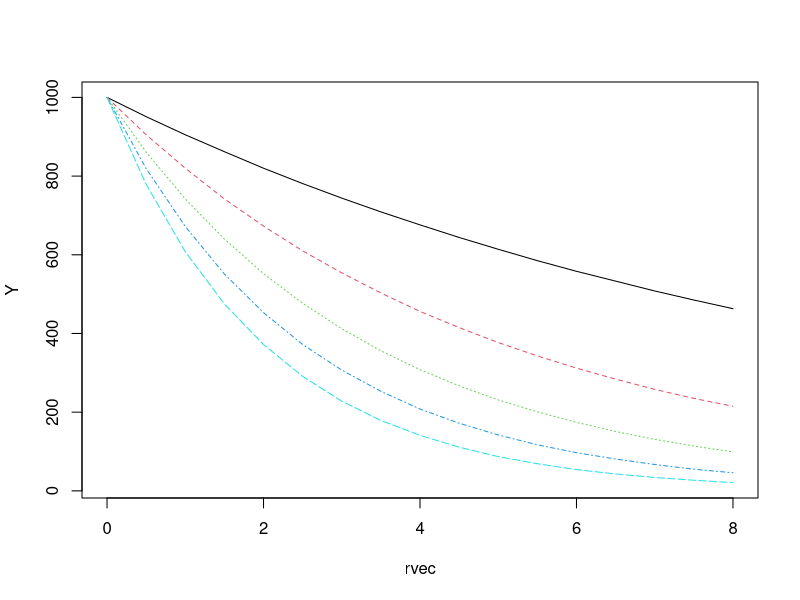
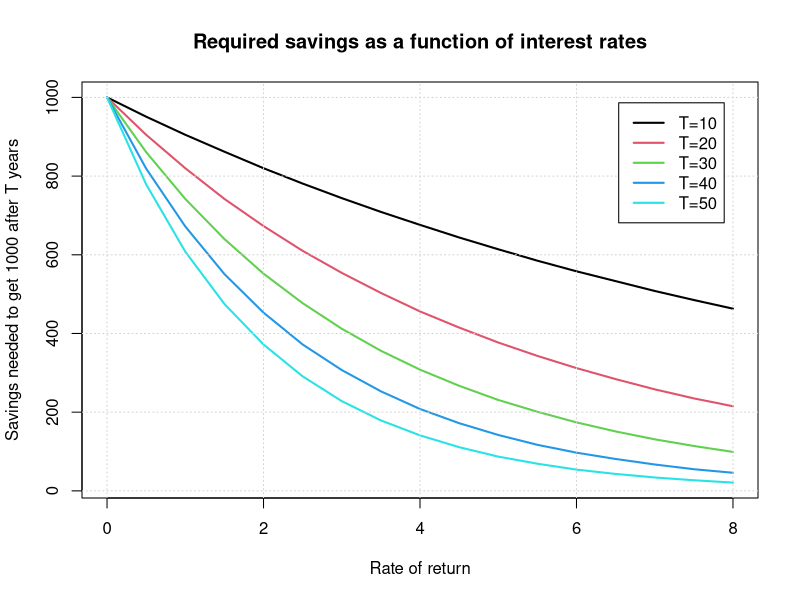

R code for these plots, in order:

###############################
# Solution homework Lecture 3 #
###############################

saveFun = function(spend, interest, horizon){
  x = spend
  r = interest
  T = horizon
  round( x/(1+r/100)^T )
}

# Aufg 1
########
Tvec = seq(10, 50, 10)
rvec = seq(0, 8, 0.5)


Y = matrix(NA, length(rvec), length(Tvec))


# Aufg 2
########

Y[3, ] = rep(1, length(Tvec))
Y

Y[3, ] = rep(NA, length(Tvec))


# Aufg 3
########

for (i in 1:length(rvec)){
  
  Y[i,] = saveFun(1000, rvec[i], Tvec)
  
}
Y

# This does exactly the same as
Y[1,] = saveFun(1000, rvec[1], Tvec)
Y[2,] = saveFun(1000, rvec[2], Tvec)
    # ...
Y[17,] = saveFun(1000, rvec[17], Tvec)
# It would be kind of dumb to write this 17 times...


# There is no need for a double loop! You can put the entire
# Tvec as an argument into saveFun:
saveFun(1000, 4, Tvec)


# Aufg 4
########

# Just an example
colnames(Y) = paste0("T=", as.character(Tvec))
rownames(Y) = paste0("r=", as.character(rvec), "%")
Y

# Aufg 5

matplot(rvec, Y, type = "l")

# Do not forget the rvec as the x-variable,
# Otherwise the axis labels of the x axis will not fit.


# Aufg 6
########

matplot(rvec, Y, type = "l", col = 1:ncol(Y), lwd = 2, lty=1,
        xlab = "Rate of return", ylab = "Savings needed to get 1000 after T years",
        main = "Required savings as a function of interest rates")

grid()
legend('topright', inset=.05, legend=colnames(Y), 
       col = 1:ncol(Y), lty = 1, lwd = 2)



